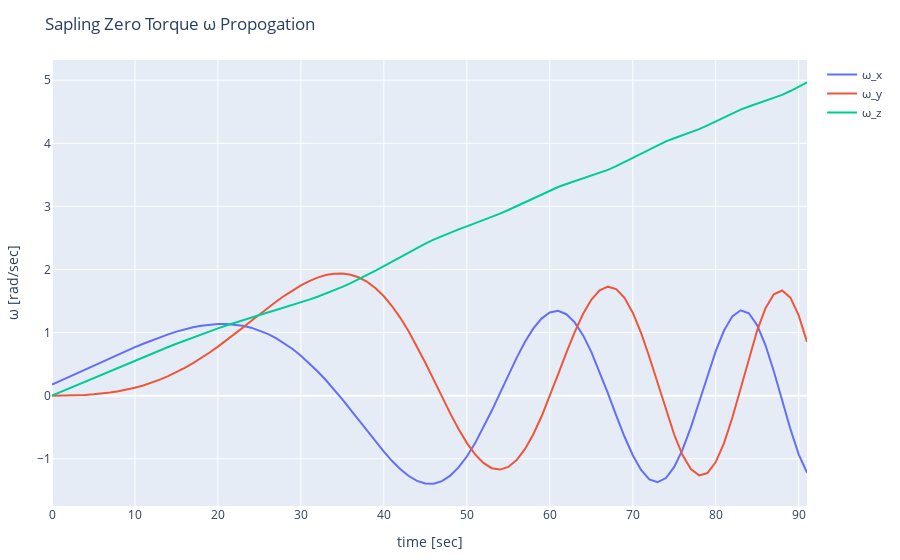

Write notebook code for a chart like this one.
### Code cell
# define test initial conditions
ω_0 = [deg2rad(10.),deg2rad(0.),deg2rad(0.)] # rad/sec
I_sapling = [0.00165567, 0.00167717, 0.00178716] # kg*m^2
M = [0.0001,0,.0001]
EulerEquations_sapling(ω, time) = EulerEquations(ω, time, I_sapling, M)

# propogate using RK45
time_initial = 0. # sec
time_end = time_initial + 90. # stop integrator after 90 sec
step_size = 1 # sec
ω_history_sapling = [ω_0]
error_history_sapling = [[0.,0.,0.]]
time_history = [time_initial]

time = time_initial
print("Starting integration...\n")
while time < time_end
    global time = time_history[end]
    ω_sapling = ω_history_sapling[end]
    ω_new_sapling, error_sapling = RK45(ω_sapling, time, step_size, EulerEquations_sapling)
    push!(time_history, time + step_size)
    push!(ω_history_sapling, ω_new_sapling)
    push!(error_history_sapling, error_sapling)
end
print("Integration finished!\n")

# plot numerical integration outputs
ω_x_vs_time = scatter(x=time_history, y=getindex.(ω_history_sapling,1), mode="lines", name="ω_x")
ω_y_vs_time = scatter(x=time_history, y=getindex.(ω_history_sapling,2), mode="lines", name="ω_y")
ω_z_vs_time =scatter(x=time_history, y=getindex.(ω_history_sapling,3), mode="lines", name="ω_z")
layout = Layout(title="Sapling Zero Torque ω Propogation", xaxis_title="time [sec]", yaxis_title="ω [rad/sec]")
plot([ω_x_vs_time, ω_y_vs_time, ω_z_vs_time],layout)
